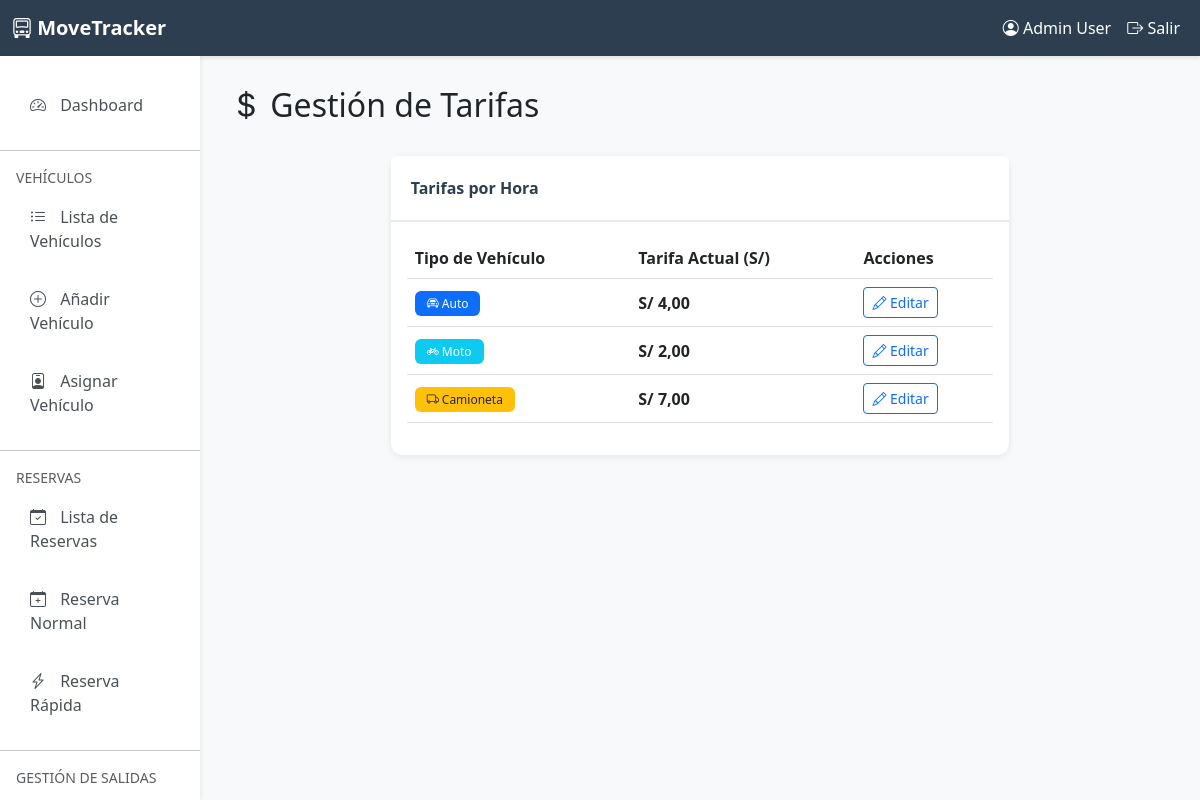
The app's page /parking/configuration/tariffs/ (signed in) with its own data.
### user/models.py (models this page shows, shortened)
class User(AbstractUser):
    dni = models.CharField(max_length=10, blank=True, null=True, verbose_name='DNI')
    phone = models.CharField(max_length=15, blank=True, null=True, verbose_name='Teléfono')
    class Meta:
        verbose_name = 'Usuario'
        verbose_name_plural = 'Usuarios'
        db_table = 'auth_user'

### parking/models.py (models this page shows, shortened)
class VehicleTariff(models.Model):
    vehicle_type = models.CharField(
        max_length=20,
        choices=VehicleType.choices,
        unique=True,
        verbose_name='Tipo de Vehículo'
    )
    rate_per_hour = models.DecimalField(
        max_digits=10,
        decimal_places=2,
        validators=[MinValueValidator(0)],
        verbose_name='Tarifa por Hora (S/)',
        help_text='Costo por hora de estacionamiento en Soles'
    )
    custom_name = models.CharField(
        max_length=50,
        blank=True,
        verbose_name='Nombre Personalizado',
        help_text='Nombre para mostrar en lugar del tipo por defecto (ej: "Sedan" en vez de "Auto")'
    )
    description = models.CharField(
        max_length=100,
        blank=True,
        verbose_name='Descripción',
        help_text='Nombre personalizado para mostrar en la tarifa (opcional)'
    )
    is_active = models.BooleanField(default=True, verbose_name='Tarifa Activa')
    created_at = models.DateTimeField(auto_now_add=True, verbose_name='Fecha de Creación')
    updated_at = models.DateTimeField(auto_now=True, verbose_name='Última Actualización')
    class Meta:
        verbose_name = 'Tarifa de Vehículo'
        verbose_name_plural = 'Tarifas de Vehículos'
        ordering = ['vehicle_type']

### parking/views.py (the view, shortened to what this page needs)
# urls.py: path('configuration/tariffs/', views.tariff_list, name='tariff_list'),
@login_required
@user_passes_test(lambda u: u.is_superuser or (u.groups.filter(name='admin').exists()), login_url='user:login')
def tariff_list(request):
    tariffs = VehicleTariff.objects.filter(is_active=True)
    context = {
        'tariffs': tariffs,
        'title': 'Gestión de Tarifas'
    }
    return render(request, 'parking/tariff_list.html', context)

### parking/templates/parking/tariff_list.html (shortened to what this page needs)
{% extends 'parking/base.html' %}
{% block content %}
<div class="row mb-4">
    <div class="col-12">
        <h2><i class="bi bi-currency-dollar"></i> {{ title }}</h2>
    </div>
</div>
<div class="row">
    <div class="col-md-8 mx-auto">
        <div class="card">
            <div class="card-header">
                Tarifas por Hora
            </div>
            <div class="card-body">
                <div class="table-responsive">
                    <table class="table table-hover align-middle">
                        <thead>
                            <tr>
                                <th>Tipo de Vehículo</th>
                                <th>Tarifa Actual (S/)</th>
                                <th>Acciones</th>
                            </tr>
                        </thead>
                        <tbody>
                            {% for tariff in tariffs %}
                                <tr>
                                    <td>
                                        {% if tariff.vehicle_type == 'CAR' %}
                                            <span class="badge bg-primary">
                                                <i class="bi bi-car-front"></i> {{ tariff.custom_name|default:tariff.get_vehicle_type_display }}
                                            </span>
                                        {% elif tariff.vehicle_type == 'TRUCK' %}
                                            <span class="badge bg-warning text-dark">
                                                <i class="bi bi-truck"></i> {{ tariff.custom_name|default:tariff.get_vehicle_type_display }}
                                            </span>
                                        {% else %}
                                            <span class="badge bg-info">
                                                <i class="bi bi-bicycle"></i> {{ tariff.custom_name|default:tariff.get_vehicle_type_display }}
                                            </span>
                                        {% endif %}
                                    </td>
                                    <td>
                                        <strong>S/ {{ tariff.rate_per_hour }}</strong>
                                    </td>
                                    <td>
                                        <button type="button"
                                                class="btn btn-sm btn-outline-primary"
                                                data-bs-toggle="modal"
                                                data-bs-target="#editTariffModal{{ tariff.id }}">
                                            <i class="bi bi-pencil"></i> Editar
                                        </button>
                                    </td>
                                </tr>
                            {% endfor %}
                        </tbody>
                    </table>
                </div>
            </div>
        </div>
    </div>
</div>
{% endblock %}

### parking/templates/parking/base.html (shortened to what this page needs)
{% load static %}
<!DOCTYPE html>
<html lang="es">
<head>
    <link href="https://cdn.jsdelivr.net/npm/bootstrap@5.3.0/dist/css/bootstrap.min.css" rel="stylesheet">
    <link rel="stylesheet" href="https://cdn.jsdelivr.net/npm/bootstrap-icons@1.10.0/font/bootstrap-icons.css">
</head>
<body>
    <nav class="navbar navbar-expand-lg navbar-dark">
        <div class="container-fluid">
            <a class="navbar-brand" href="{% url 'parking:dashboard' %}">
                <i class="bi bi-truck-front"></i> MoveTracker
            </a>
            <div class="collapse navbar-collapse" id="navbarNav">
                <ul class="navbar-nav ms-auto">
                    <li class="nav-item">
                        <a class="nav-link text-white" href="#">
                            <i class="bi bi-person-circle"></i> {{ user.get_full_name|default:user.username }}
                        </a>
                    </li>
                    <li class="nav-item">
                        <form method="post" action="{% url 'logout' %}" style="display: inline;">
                            <button type="submit" class="nav-link text-white bg-transparent border-0" style="cursor: pointer;">
                                <i class="bi bi-box-arrow-right"></i> Salir
                            </button>
                        </form>
                    </li>
                </ul>
            </div>
        </div>
    </nav>
    <div class="container-fluid">
        <div class="row">
            <nav class="col-md-2 d-md-block sidebar">
                <div class="nav flex-column">
                    <a class="nav-link {% if request.resolver_match.url_name == 'dashboard' %}active{% endif %}"
                       href="{% url 'parking:dashboard' %}">
                        <i class="bi bi-speedometer2"></i> Dashboard
                    </a>
                    <hr>
                    <small class="text-muted px-3">VEHÍCULOS</small>
                    <a class="nav-link {% if request.resolver_match.url_name == 'vehicle_list' %}active{% endif %}"
                       href="{% url 'parking:vehicle_list' %}">
                        <i class="bi bi-list-ul"></i> Lista de Vehículos
                    </a>
                    <a class="nav-link {% if request.resolver_match.url_name == 'add_vehicle' %}active{% endif %}"
                       href="{% url 'parking:add_vehicle' %}">
                        <i class="bi bi-plus-circle"></i> Añadir Vehículo
                    </a>
                    <a class="nav-link {% if request.resolver_match.url_name == 'assign_vehicle' %}active{% endif %}"
                       href="{% url 'parking:assign_vehicle' %}">
                        <i class="bi bi-person-badge"></i> Asignar Vehículo
                    </a>
                    <hr>
                    <small class="text-muted px-3">RESERVAS</small>
                    <a class="nav-link {% if request.resolver_match.url_name == 'reservation_list' %}active{% endif %}"
                       href="{% url 'parking:reservation_list' %}">
                        <i class="bi bi-calendar-check"></i> Lista de Reservas
                    </a>
                    <a class="nav-link {% if request.resolver_match.url_name == 'normal_reservation' %}active{% endif %}"
                       href="{% url 'parking:normal_reservation' %}">
                        <i class="bi bi-calendar-plus"></i> Reserva Normal
                    </a>
                    <a class="nav-link {% if request.resolver_match.url_name == 'quick_reservation' %}active{% endif %}"
                       href="{% url 'parking:quick_reservation' %}">
                        <i class="bi bi-lightning-charge"></i> Reserva Rápida
                    </a>
                    <hr>
                    <small class="text-muted px-3">GESTIÓN DE SALIDAS</small>
                    <a class="nav-link {% if request.resolver_match.url_name == 'assignment_list' %}active{% endif %}"
                       href="{% url 'parking:assignment_list' %}">
                    </a>
                </div>
            </nav>
            <main class="col-md-10 ms-sm-auto content-wrapper">
                {% block content %}{% endblock %}
            </main>
        </div>
    </div>
</body>
</html>

### parking/templates/parking/base.html (style rules this page uses)
:root { --primary-color: #2c3e50; --secondary-color: #3498db; --success-color: #27ae60; --danger-color: #e74c3c; --warning-color: #f39c12; --info-color: #16a085; }
body { background-color: #f8f9fa; font-family: 'Segoe UI', Tahoma, Geneva, Verdana, sans-serif; }
.navbar { background-color: var(--primary-color); box-shadow: 0 2px 4px rgba(0,0,0,0.1); }
.navbar-brand { font-weight: bold; color: white !important; }
.sidebar { height: calc(100vh - 56px); position: sticky; top: 56px; overflow-y: auto; scrollbar-width: none; -ms-overflow-style: none; background-color: white; box-shadow: 2px 0 4px rgba(0,0,0,0.05); padding: 20px 0; }
.sidebar .nav-link { color: #495057; padding: 12px 20px; margin: 5px 10px; border-radius: 8px; transition: all 0.3s; }
.sidebar .nav-link i { margin-right: 10px; width: 20px; text-align: center; }
.content-wrapper { padding: 30px; }
.card { border: none; border-radius: 12px; box-shadow: 0 2px 8px rgba(0,0,0,0.08); margin-bottom: 20px; }
.card-header { background-color: white; border-bottom: 2px solid #e9ecef; padding: 20px; font-weight: 600; color: var(--primary-color); }
.badge { padding: 6px 12px; font-weight: 500; }

### records on screen
VehicleTariff: custom_name "Auto", rate_per_hour "4,00"
VehicleTariff: custom_name "Moto", rate_per_hour "2,00"
VehicleTariff: custom_name "Camioneta", rate_per_hour "7,00"

### other values on screen
{{ user.get_full_name|default:user.username }} "Admin User"
{{ title }} "Gestión de Tarifas"
